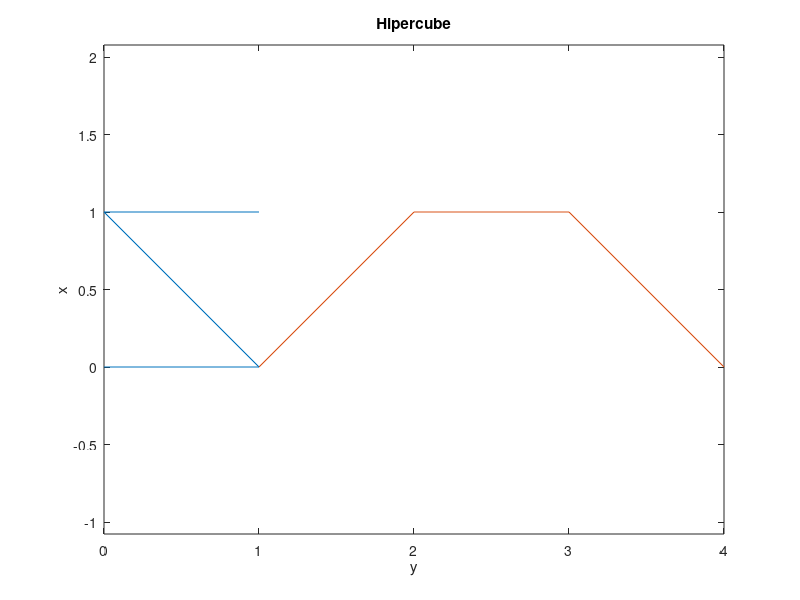

Here is the MATLAB script that generated this plot:
hipercube_points = [0 0 0 0;
0 0 0 1
0 0 1 0 
0 0 1 1
0 1 1 1
0 1 0 1
0 1 0 0 
0 1 1 0
0 1 0 0 
0 0 0 0
1 0 0 0
1 0 0 1
1 0 1 1
1 0 1 0 
1 0 0 0 
1 1 0 0 
1 1 0 1
1 1 1 1
1 1 1 0
0 0 0 0
]
%plot(hipercube_points'(:,1), hipercube_points'(:,2))
plot([0, 1, 0, 1], [0, 0, 1, 1], [0, 1, 1, 0])
xlabel('y')
ylabel('x')
title("Hipercube")
axis equal